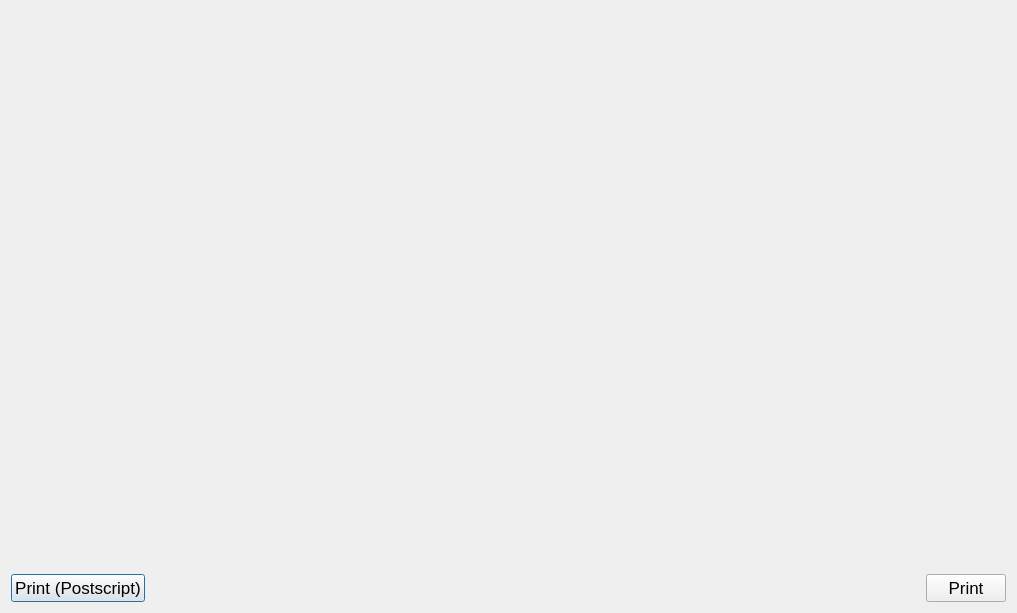
<?xml version="1.0" encoding="UTF-8"?>
<ui version="4.0">
 <class>PreviewDialog</class>
 <widget class="QDialog" name="PreviewDialog">
  <property name="windowModality">
   <enum>Qt::ApplicationModal</enum>
  </property>
  <property name="geometry">
   <rect>
    <x>0</x>
    <y>0</y>
    <width>1017</width>
    <height>613</height>
   </rect>
  </property>
  <property name="font">
   <font>
    <pointsize>13</pointsize>
   </font>
  </property>
  <property name="windowTitle">
   <string>Preview</string>
  </property>
  <layout class="QGridLayout" name="gridLayout">
   <item row="0" column="0">
    <layout class="QVBoxLayout" name="verticalLayout">
     <item>
      <widget class="Q3TextEdit" name="previewText">
       <property name="font">
        <font>
         <family>Bitstream Vera Sans Mono</family>
         <pointsize>13</pointsize>
         <weight>75</weight>
         <bold>true</bold>
        </font>
       </property>
       <property name="text" stdset="0">
        <string/>
       </property>
       <property name="readOnly" stdset="0">
        <bool>true</bool>
       </property>
      </widget>
     </item>
     <item>
      <layout class="QHBoxLayout" name="horizontalLayout">
       <item>
        <widget class="QPushButton" name="printPostscriptButton">
         <property name="text">
          <string>Print (Postscript)</string>
         </property>
        </widget>
       </item>
       <item>
        <spacer name="horizontalSpacer">
         <property name="orientation">
          <enum>Qt::Horizontal</enum>
         </property>
         <property name="sizeHint" stdset="0">
          <size>
           <width>40</width>
           <height>20</height>
          </size>
         </property>
        </spacer>
       </item>
       <item>
        <widget class="QPushButton" name="printButton">
         <property name="text">
          <string>Print</string>
         </property>
        </widget>
       </item>
      </layout>
     </item>
    </layout>
   </item>
  </layout>
 </widget>
 <layoutdefault spacing="6" margin="11"/>
 <pixmapfunction>qPixmapFromMimeSource</pixmapfunction>
 <customwidgets>
  <customwidget>
   <class>Q3Frame</class>
   <extends>QFrame</extends>
   <header>Qt3Support/Q3Frame</header>
   <container>1</container>
  </customwidget>
  <customwidget>
   <class>Q3TextEdit</class>
   <extends>Q3Frame</extends>
   <header>q3textedit.h</header>
   <container>1</container>
  </customwidget>
 </customwidgets>
 <includes>
  <include location="local">dao/printerdao.h</include>
  <include location="local">reports/textreport.h</include>
  <include location="local">dao/setupdao.h</include>
 </includes>
 <resources/>
 <connections/>
</ui>
